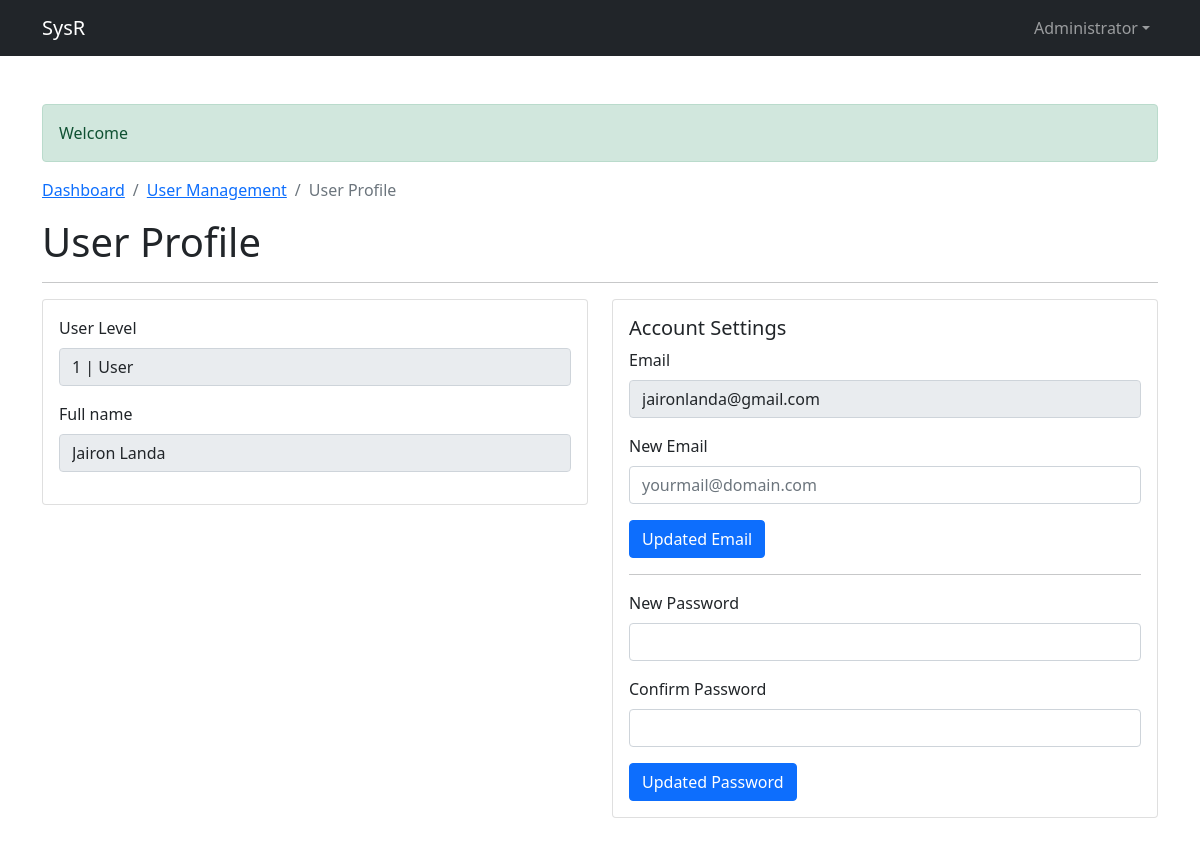
Screenshot of /profile.php?user_id=2 (signed in) with the database file from the repository.
### tables this page shows
CREATE TABLE `user` (
  `user_id` int(11) NOT NULL,
  `user_lvl` int(11) NOT NULL DEFAULT 1,
  `email` varchar(265) NOT NULL,
  `fullname` text NOT NULL,
  `pswd` varchar(265) NOT NULL,
  `datetime_created` datetime NOT NULL,
  `datetime_updated` datetime NOT NULL DEFAULT current_timestamp()
);

### helper/url.php (called while the page is built)
<?php
class Url{
    public function base_url()
    {
        $currentPath = $_SERVER['PHP_SELF'];
        $pathInfo = pathinfo($currentPath);
        $hostName = $_SERVER['HTTP_HOST'];
        $protocol = strtolower(substr($_SERVER["SERVER_PROTOCOL"],0,8))=='https'?'https':'http';
        return $protocol.'://'.$hostName.$pathInfo['dirname']."/";
    }
}

### profile.php (the view, shortened to what this page needs)
<?php
    $page_title = "User Profile";
    include './layout/header.php';
    $user_lvl = $_SESSION['is_logged']['user_lvl'];
    if(isset($_GET['user_id'])){
        $req_user = "SELECT user_lvl, fullname, email, user_id, datetime_created FROM user WHERE user_id='".$_GET['user_id']."'";
    }else {
        $req_user = "SELECT user_lvl, fullname, email, user_id, datetime_created FROM user WHERE user_id='".$_SESSION['is_logged']['user_id']."'";
    }
    $list_user = $conn->query($req_user);
    $row = $list_user->fetch_assoc();
?>
<nav aria-label="breadcrumb">
  <ol class="breadcrumb">
    <li class="breadcrumb-item"><a href="<?php echo $url->base_url().'dashboard.php'; ?>">Dashboard</a></li>
    <?php
        if($user_lvl != 1){
    ?>
    <li class="breadcrumb-item"><a href="<?php echo $url->base_url().'userlist.php'; ?>">User Management</a></li>
    <?php
        }
    ?>
    <li class="breadcrumb-item active" aria-current="page"><?php echo $page_title; ?></li>
  </ol>
</nav>
<h1><?php echo $page_title?></h1>
<hr>
<div class="row">
    <div class="col-md-6 mb-5">
        <div class="card">
            <div class="card-body">
                <form action="report_action.php" method="post">
                    <div class="mb-3">
                        <label for="" class="form-label">User Level</label>
                        <input type="text" class="form-control" name="user_lvl" value="<?php echo $row['user_lvl'] .' | '. $lvl_name = ($row['user_lvl'] !=1 ? "Admin" : 'User');?>" disabled>
                    </div>
                    <div class="mb-3">
                        <label for="InputUsername" class="form-label">Full name</label>
                        <input type="text" class="form-control" name="title" id="InputTitle" value="<?php echo $row['fullname'];?>" disabled>
                    </div>
                </form>
            </div>
        </div>
    </div>
    <div class="col-md-6 mb-5">
    <div class="card">
        <div class="card-body">
        <h5 class="card-title">Account Settings</h5>
            <form action="acc_settings.php" method="post">
                <div class="mb-3">
                    <label for="" class="form-label">Email</label>
                    <input type="email" class="form-control" value="<?php echo $row['email'];?>" disabled>
                </div>
                <div class="mb-3">
                    <label for="" class="form-label">New Email</label>
                    <input type="email" class="form-control" name="email" placeholder="yourmail@domain.com" required>
                </div>
                <button type="submit" class="btn btn-primary">Updated Email</button>
            </form>
            <hr>
            <form action="acc_settings.php" method="post">
                <div class="mb-3">
                    <label for="pswd" class="form-label">New Password</label>
                    <input type="password" class="form-control" name="new_pswd" required>
                </div>
                <div class="mb-3">
                    <label for="pswd" class="form-label">Confirm Password</label>
                    <input type="password" class="form-control" name="confirm_pswd" required>
                </div>
                <button type="submit" class="btn btn-primary">Updated Password</button>
            </form>
        </div>
    </div>
</div>
</div>
<?php
    include './layout/footer.php';
?>

### rows the page displays
user: user_lvl "1 | User", title "Jairon Landa", email "jaironlanda@gmail.com"

### other values shown
$_SESSION['is_logged']['fullname'] "Administrator"
$_SESSION['message_noti'] "Welcome"
$page_title "User Profile"
